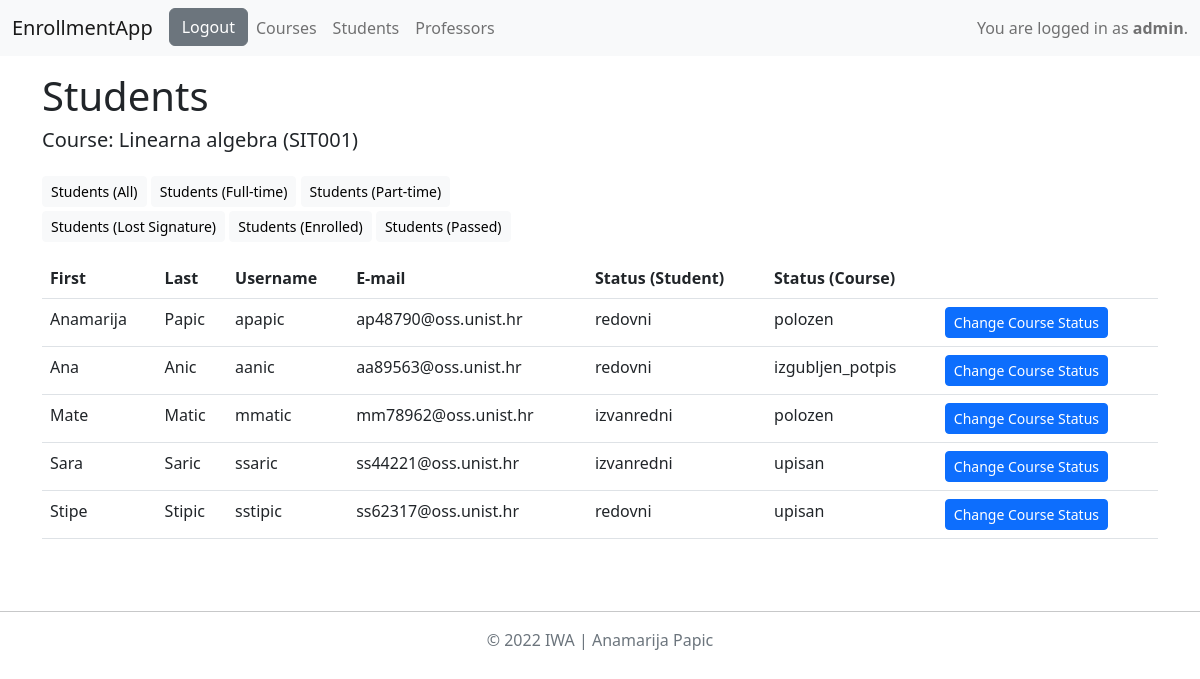
Page /students_on_course/1/ (signed in) on the committed database.
### app/models.py (models this page shows)
class MyUser(AbstractUser):
    STATUS = (('none', 'None'), ('redovni', 'redovni student'), ('izvanredni', 'izvanredni student'))
    role = models.ForeignKey(Role, on_delete=models.SET_NULL, null=True)
    status = models.CharField(max_length=20, choices=STATUS)

class Course(models.Model):
    ELECTIVE = (('da', 'da'), ('ne', 'ne'))
    name = models.CharField(max_length=80)
    code = models.CharField(max_length=10)
    program = models.CharField(max_length=250)
    ects = models.IntegerField()
    semester_ft = models.IntegerField()
    semester_pt = models.IntegerField()
    elective = models.CharField(max_length=2, choices=ELECTIVE)
    lecturer = models.ForeignKey(MyUser, on_delete=models.SET_NULL, null=True)

class EnrollmentList(models.Model):
    STATUS = (('upisan', 'upisan'), ('polozen', 'polozen'), ('izgubljen_potpis', 'izgubljen potpis'))
    student = models.ForeignKey(MyUser, on_delete=models.CASCADE)
    course = models.ForeignKey(Course, on_delete=models.CASCADE)
    status = models.CharField(max_length=30, choices=STATUS, default="upisan")

### app/views.py (the view)
# urls.py: path('students_on_course/<int:course_id>/', views.students_on_course, name="students_on_course"),
@login_required
def students_on_course(request, course_id):
    course = Course.objects.get(id=course_id)
    if request.user.role.role == Role.ADMIN or request.user.role.role == Role.PROFESSOR and request.user == course.lecturer:
        enrollment_record = EnrollmentList.objects.filter(course=course)
        return render(request,'students_on_course.html', {'enrollment_record': enrollment_record, 'course': course})
    return redirect('all_courses')

### app/templates/students_on_course.html
{% extends 'base.html' %}
{% block students_on_course %}
<h1>Students</h1>
<h5>Course: {{course.name}} ({{course.code}})</h5>
<a href="{% url 'students_on_course' course.id %}" class="btn btn-sm btn-light mt-3 mb-1" role="button">Students (All)</a>
<a href="{% url 'students_on_course_filter' course.id 'redovni' %}" class="btn btn-sm btn-light mt-3 mb-1" role="button">Students (Full-time)</a>
<a href="{% url 'students_on_course_filter' course.id 'izvanredni' %}" class="btn btn-sm btn-light mt-3 mb-1" role="button">Students (Part-time)</a>
<br/>
<a href="{% url 'students_on_course_filter' course.id 'izgubljen_potpis' %}" class="btn btn-sm btn-light mb-3" role="button">Students (Lost Signature)</a>
<a href="{% url 'students_on_course_filter' course.id 'upisan' %}" class="btn btn-sm btn-light mb-3" role="button">Students (Enrolled)</a>
<a href="{% url 'students_on_course_filter' course.id 'polozen' %}" class="btn btn-sm btn-light mb-3" role="button">Students (Passed)</a>
<div class="table-responsive">
    <table class="table">
        <thead>
            <tr>
                <th scope="col">First</th>
                <th scope="col">Last</th>
                <th scope="col">Username</th>
                <th scope="col">E-mail</th>
                <th scope="col">Status (Student)</th>
                <th scope="col">Status (Course)</th>
                <th scope="col"></th>
            </tr>
        </thead>
        <tbody>
            {% for record in enrollment_record %}
                <tr>
                    <td>{{record.student.first_name}}</td>
                    <td>{{record.student.last_name}}</td>
                    <td>{{record.student.username}}</td>
                    <td>{{record.student.email}}</td>
                    <td>{{record.student.status}}</td>
                    <td>{{record.status}}</td>
                    <td>
                        <a href="{% url 'change_course_status' record.id %}" class="btn btn-sm btn-primary" role="button">Change Course Status</a>
                    </td>
                </tr>
            {% endfor %}
        </tbody>
    </table>
</div>
{% endblock %}

### app/templates/base.html (shortened to what this page needs)
<!DOCTYPE html>
<html lang="en">
<head>
    <link href="https://cdn.jsdelivr.net/npm/bootstrap@5.2.0-beta1/dist/css/bootstrap.min.css" rel="stylesheet">
</head>
<body>
    <nav class="navbar navbar-expand-lg navbar-light bg-light">
        <div class="container-fluid">
            <a class="navbar-brand" href="#">EnrollmentApp</a>
            <div class="collapse navbar-collapse" id="navbarText">
                <ul class="navbar-nav me-auto mb-2 mb-lg-0">
                    <li class="nav-item">
                        {% if request.user.is_authenticated %}
                            <a href="{% url 'logout' %}" class="btn btn-secondary" role="button">Logout</a>
                        {% else %}
                            <a href="{% url 'login' %}" class="btn btn-secondary" role="button">Login</a>
                        {% endif %}
                    </li>
                    {% if request.user.is_superuser or request.user.role.role == 'PROFESSOR' %}
                    <li class="nav-item">
                        <a href="{% url 'all_courses' %}" class="nav-link">Courses</a>
                    </li>
                    {% endif %}
                    {% if request.user.is_superuser %}
                    <li class="nav-item">
                        <a href="{% url 'all_students' %}" class="nav-link">Students</a>
                    </li>
                    <li class="nav-item">
                        <a href="{% url 'all_professors' %}" class="nav-link">Professors</a>
                    </li>
                    {% endif %}
                </ul>
                {% if request.user.is_authenticated %}
                    <span class="navbar-text">
                        You are logged in as <b>{{user.username}}</b>.
                    </span>
                {% endif %}
            </div>
        </div>
    </nav>
    <div class="container my-3">
        {% block students_on_course %}
        {% endblock %}
    </div>
    <footer class="py-3 my-4">
        <hr/>
        <p class="text-center text-muted">&copy; 2022 IWA | Anamarija Papic</p>
    </footer>
</body>
</html>

### rows in the picture
MyUser: username "admin"
Course: name "Linearna algebra", code "SIT001"
EnrollmentList: student.first_name "Anamarija", student.last_name "Papic", student.username "apapic", student.email "ap48790@oss.unist.hr", student.status "redovni", status "polozen"
EnrollmentList: student.first_name "Ana", student.last_name "Anic", student.username "aanic", student.email "aa89563@oss.unist.hr", student.status "redovni", status "izgubljen_potpis"
EnrollmentList: student.first_name "Mate", student.last_name "Matic", student.username "mmatic", student.email "mm78962@oss.unist.hr", student.status "izvanredni", status "polozen"
EnrollmentList: student.first_name "Sara", student.last_name "Saric", student.username "ssaric", student.email "ss44221@oss.unist.hr", student.status "izvanredni", status "upisan"
EnrollmentList: student.first_name "Stipe", student.last_name "Stipic", student.username "sstipic", student.email "ss62317@oss.unist.hr", student.status "redovni", status "upisan"
